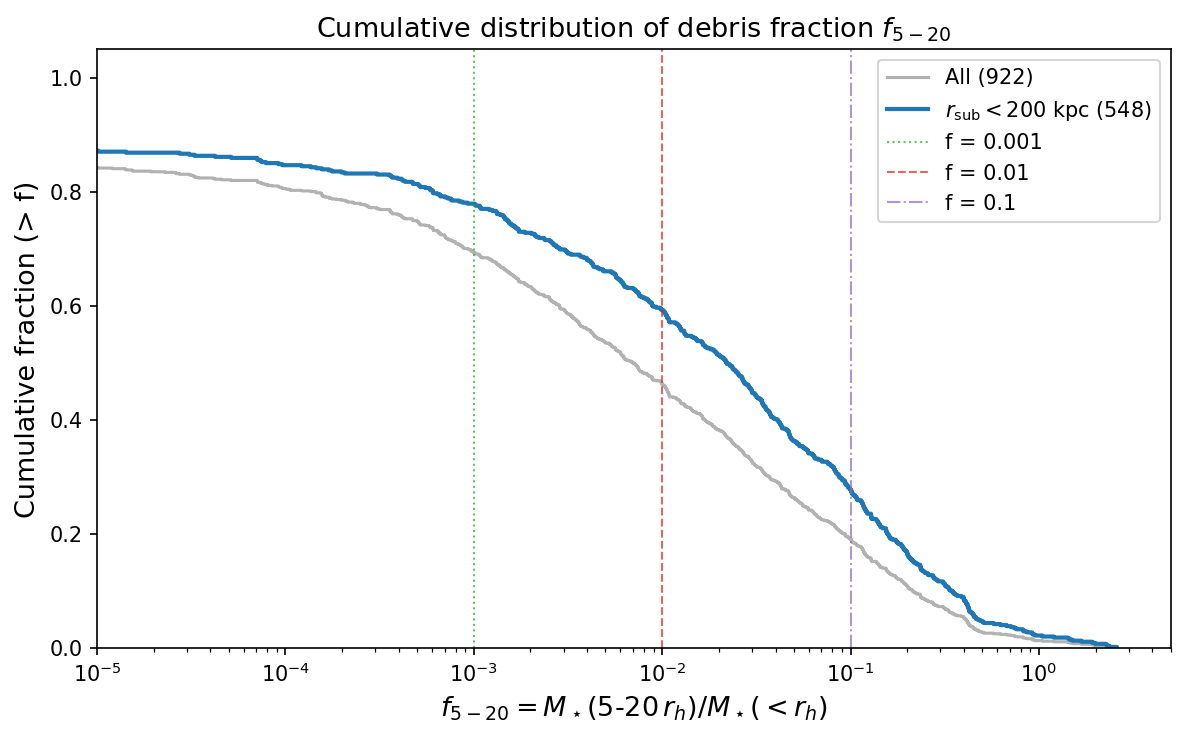

This chart was generated by the following Python code:
#!/usr/bin/env python3
"""Cumulative distribution of debris fraction f_5_20 from simulations."""

import numpy as np
import matplotlib.pyplot as plt

OUTDIR = '/Users/tingli/Dropbox/claude_research/spec-s5'

sats = np.load(f'{OUTDIR}/sat_arrs_ting.npy')
f_star_bound = sats[:, 0]
m_star_bound = sats[:, 2]
r_sub_kpc = sats[:, 13]
m_star_lt1 = sats[:, 8]
m_star_lt5 = sats[:, 10]
m_star_lt20 = sats[:, 12]
f_5_20 = (m_star_lt20 - m_star_lt5) / m_star_lt1

# Cut: r_sub < 200 kpc
mask = r_sub_kpc < 200
print(f'Total: {len(sats)}, r_sub < 200 kpc: {mask.sum()}')
print(f'f_5_20 (r_sub<200): median={np.median(f_5_20[mask]):.4f}, '
      f'mean={np.mean(f_5_20[mask]):.4f}')

f_cut = f_5_20[mask]
f_all = f_5_20

fig, ax = plt.subplots(figsize=(8, 5))

# Cumulative fraction (fraction of satellites with f_5_20 > x)
f_sorted_all = np.sort(f_all)
f_sorted_cut = np.sort(f_cut)
cdf_all = 1.0 - np.arange(1, len(f_sorted_all)+1) / len(f_sorted_all)
cdf_cut = 1.0 - np.arange(1, len(f_sorted_cut)+1) / len(f_sorted_cut)

ax.step(f_sorted_all, cdf_all, where='post', color='grey', lw=1.5, alpha=0.6,
        label=f'All ({len(f_all)})')
ax.step(f_sorted_cut, cdf_cut, where='post', color='C0', lw=2,
        label=r'$r_{\rm sub} < 200$ kpc (' + str(len(f_cut)) + ')')

# Reference f lines
for fv, fc, ls in zip([0.001, 0.01, 0.1], ['C2', 'C3', 'C4'], [':', '--', '-.']):
    ax.axvline(fv, color=fc, ls=ls, alpha=0.7, lw=1, label=f'f = {fv}')

ax.set_xscale('log')
ax.set_xlabel(r'$f_{5-20} = M_\star(5$-$20\,r_h) / M_\star(<r_h)$', fontsize=13)
ax.set_ylabel('Cumulative fraction (> f)', fontsize=13)
ax.set_xlim(1e-5, 5)
ax.set_ylim(0, 1.05)
ax.legend(fontsize=10)
ax.set_title(r'Cumulative distribution of debris fraction $f_{5-20}$', fontsize=13)
fig.tight_layout()
fig.savefig(f'{OUTDIR}/sim_f520_cumulative.png', dpi=150, bbox_inches='tight')
print('Saved sim_f520_cumulative.png')
